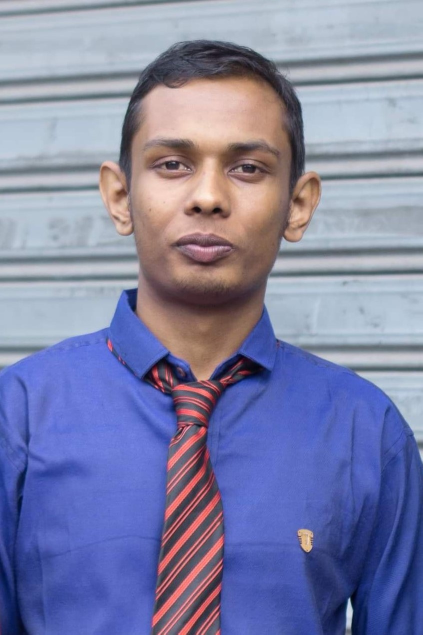
#> input picture 1.Open Cv Basic/image resize/formal pic.jpg, 845 x 1269 px (shown at 1/2 size)
$ jupyter execute '10 image resize.ipynb'
#> lines starting #> are read from the running program, lines starting #| are printed output that depends on the picture
[cell 1]
import cv2
import numpy as np

img = cv2.imread("formal pic.jpg")
#> img is the input picture: shape (1269, 845, 3); mean B, G, R 166, 130, 127.1
print(img.shape)
#| (1269, 845, 3)

imgResize = cv2.resize(img,(1000,500))
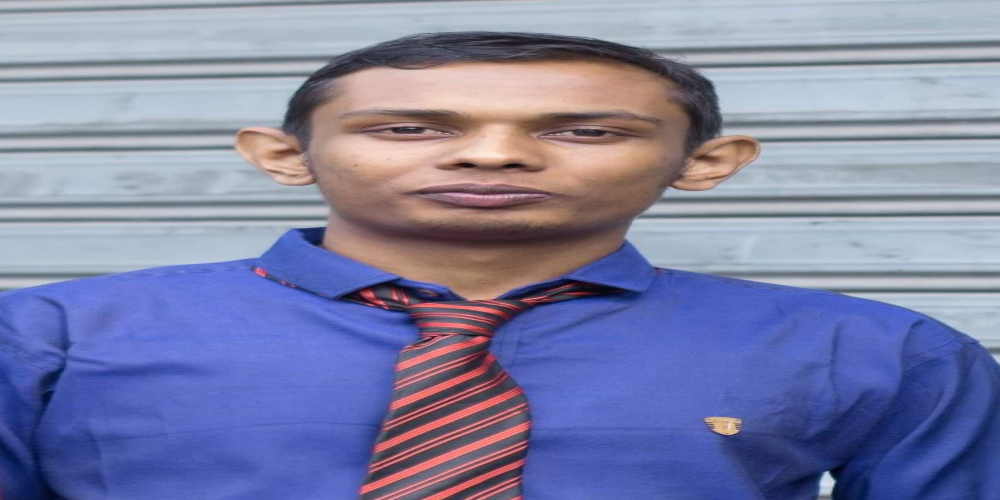
#> imgResize: shape (500, 1000, 3); mean B, G, R 165.9, 129.8, 127
print(imgResize.shape)
#| (500, 1000, 3)

imgCropped = img[46:119,352:495]
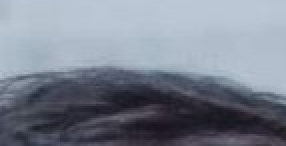
#> imgCropped: shape (73, 143, 3) (shown 2 times larger); mean B, G, R 143.8, 130.3, 123.2

cv2.imshow("Image",img)
#cv2.imshow("Image Resize",imgResize)
cv2.imshow("Image Cropped",imgCropped)

cv2.waitKey(0)
